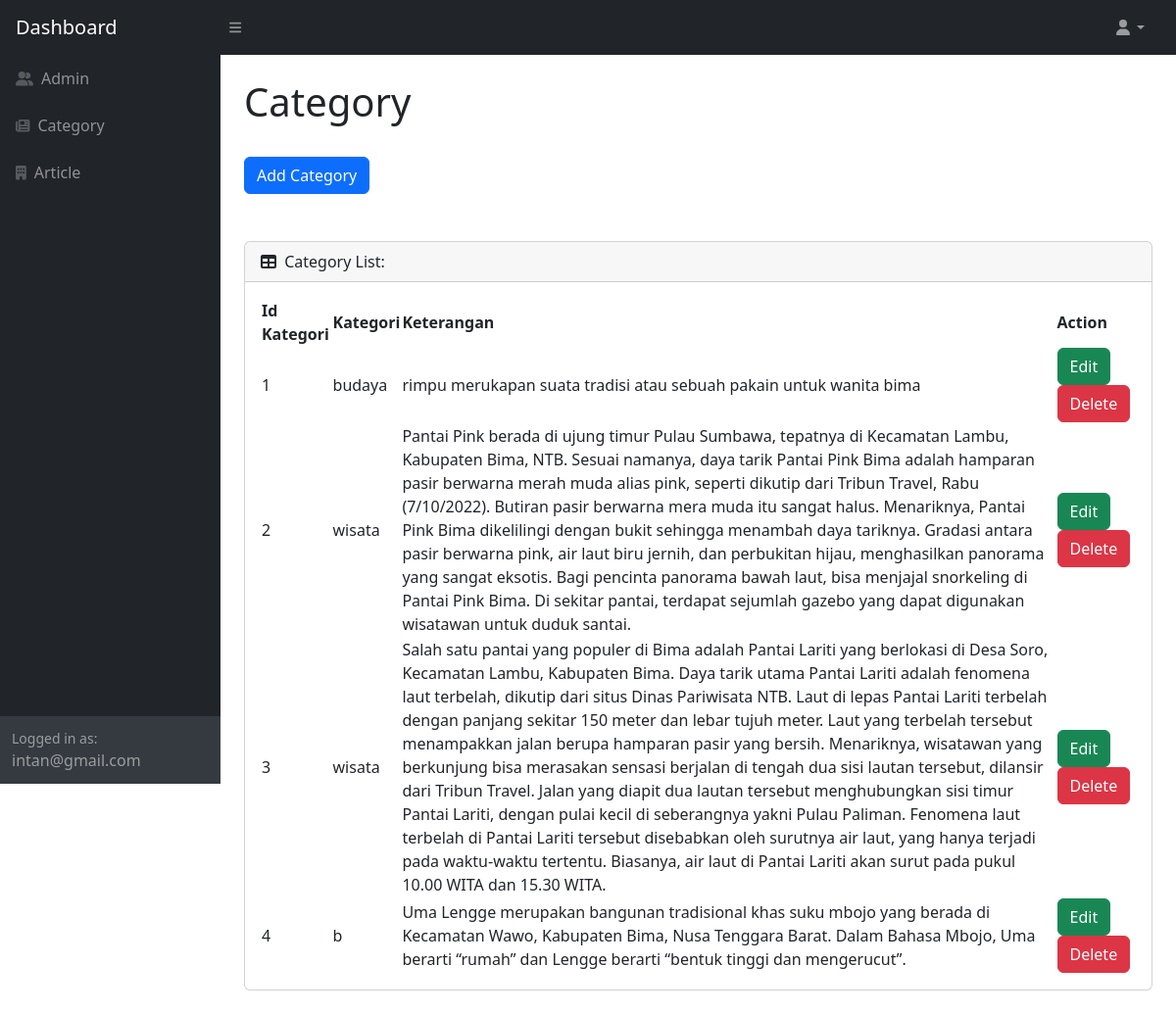
The app's page /AdminController/viewCategories.php (signed in) with its own data.
### tables this page shows
CREATE TABLE `kategori` (
  `id_kategori` int(11) NOT NULL,
  `nama_kategori` varchar(100) DEFAULT NULL,
  `keterangan` text DEFAULT NULL
);

### AdminController/viewCategories.php (the view, shortened to what this page needs)
<!DOCTYPE html>
<html lang="en">
<head>
    <link href="https://cdn.jsdelivr.net/npm/simple-datatables@7.1.2/dist/style.min.css" rel="stylesheet" />
    <link href="css/styles.css" rel="stylesheet" />
</head>
<body class="sb-nav-fixed">
    <nav class="sb-topnav navbar navbar-expand navbar-dark bg-dark">
        <a class="navbar-brand ps-3" href="index.php">Dashboard</a>
        <button class="btn btn-link btn-sm order-1 order-lg-0 me-4 me-lg-0" id="sidebarToggle" href="#!"><i
                class="fas fa-bars"></i></button>
        <ul class="navbar-nav ms-auto ms-md-0 me-3 me-lg-4">
            <li class="nav-item dropdown">
                <a class="nav-link dropdown-toggle" id="navbarDropdown" href="#" role="button" data-bs-toggle="dropdown"
                    aria-expanded="false"><i class="fas fa-user fa-fw"></i></a>
            </li>
        </ul>
    </nav>
    <div id="layoutSidenav">
        <div id="layoutSidenav_nav">
            <nav class="sb-sidenav accordion sb-sidenav-dark" id="sidenavAccordion">
                <div class="sb-sidenav-menu">
                    <div class="nav">
                        <a class="nav-link" href="viewAdmin.php">
                            <div class="sb-nav-link-icon"><i class='fas fa-user-friends'></i></div>
                            Admin
                        </a>
                        <a class="nav-link" href="viewCategories.php">
                            <div class="sb-nav-link-icon"><i class="fa-solid fa-newspaper"></i></div>
                            Category
                        </a>
                        <a class="nav-link" href="viewArticle.php">
                            <div class="sb-nav-link-icon"><i class="fas fa-building"></i></div>
                            Article
                        </a>
                    </div>
                </div>
                <div class="sb-sidenav-footer">
                    <div class="small">Logged in as:</div>
                    <?= $_SESSION['email'] ?>
                </div>
            </nav>
        </div>
        <div id="layoutSidenav_content">
            <main>
                <div class="container-fluid px-4">
                    <h1 class="mt-4">Category</h1>
                    <br>
                    <button type="button" class="btn btn-primary mb-4" data-bs-toggle="modal"
                        data-bs-target="#tambah">Add Category</button>
                    <br><br>
                    <div class="card mb-4">
                        <div class="card-header"><i class="fas fa-table me-1"></i> Category List:</div>
                        <div class="card-body">
                            <table id="datatablesSimple">
                                <thead>
                                    <tr>
                                        <th>Id Kategori</th>
                                        <th>Kategori</th>
                                        <th>Keterangan</th>
                                        <th>Action</th>
                                    </tr>
                                </thead>
                                <?php
                                include "../connection.php";
                                $query = mysqli_query($conn, "SELECT * FROM kategori ORDER BY id_kategori ASC");
                                $no = 1;
                                while ($row = mysqli_fetch_array($query)):
                                    ?>
                                    <tr>
                                        <td><?= $row['id_kategori'] ?></td>
                                        <td><?= $row['nama_kategori'] ?></td>
                                        <td><?= $row['keterangan'] ?></td>
                                        <td>
                                            <a href="#" class="btn btn-success" data-bs-toggle="modal"
                                                data-bs-target="#catedit<?= $no ?>">Edit</a>
                                            <a href="#" class="btn btn-danger" data-bs-toggle="modal"
                                                data-bs-target="#cathapus<?= $no ?>">Delete</a>
                                        </td>
                                    </tr>
                                    <?php
                                    $no++;
                                endwhile;
                                ?>
                            </table>
                        </div>
                    </div>
                </div>
            </main>
</body>
</html>

### records on screen
kategori: id_kategori "1", nama_kategori "budaya", keterangan "rimpu merukapan suata tradisi atau sebuah pakain untuk wanita bima"
kategori: id_kategori "2", nama_kategori "wisata", keterangan "Pantai Pink berada di ujung timur Pulau Sumbawa, tepatnya di Kecamatan Lambu, Kabupaten Bima, NTB. Sesuai namanya, daya tarik Pantai Pink Bima adalah hamparan pasir berwarna merah muda alias pink, seperti dikutip dari Tribun Travel, Rabu (7/10/2022). Butiran pasir berwarna mera muda itu sangat halus. Menariknya, Pantai Pink Bima dikelilingi dengan bukit sehingga menambah daya tariknya. Gradasi antara pasir berwarna pink, air laut biru jernih, dan perbukitan hijau, menghasilkan panorama yang sangat eksotis. Bagi pencinta panorama bawah laut, bisa menjajal snorkeling di Pantai Pink Bima. Di sekitar pantai, terdapat sejumlah gazebo yang dapat digunakan wisatawan untuk duduk santai."
kategori: id_kategori "3", nama_kategori "wisata", keterangan "Salah satu pantai yang populer di Bima adalah Pantai Lariti yang berlokasi di Desa Soro, Kecamatan Lambu, Kabupaten Bima. Daya tarik utama Pantai Lariti adalah fenomena laut terbelah, dikutip dari situs Dinas Pariwisata NTB. Laut di lepas Pantai Lariti terbelah dengan panjang sekitar 150 meter dan lebar tujuh meter. Laut yang terbelah tersebut menampakkan jalan berupa hamparan pasir yang bersih. Menariknya, wisatawan yang berkunjung bisa merasakan sensasi berjalan di tengah dua sisi lautan tersebut, dilansir dari Tribun Travel. Jalan yang diapit dua lautan tersebut menghubungkan sisi timur Pantai Lariti, dengan pulai kecil di seberangnya yakni Pulau Paliman. Fenomena laut terbelah di Pantai…"
kategori: id_kategori "4", nama_kategori "b", keterangan "Uma Lengge merupakan bangunan tradisional khas suku mbojo yang berada di Kecamatan Wawo, Kabupaten Bima, Nusa Tenggara Barat. Dalam Bahasa Mbojo, Uma berarti “rumah” dan Lengge berarti “bentuk tinggi dan mengerucut”."

### other values on screen
$_SESSION['email'] "intan@gmail.com"
